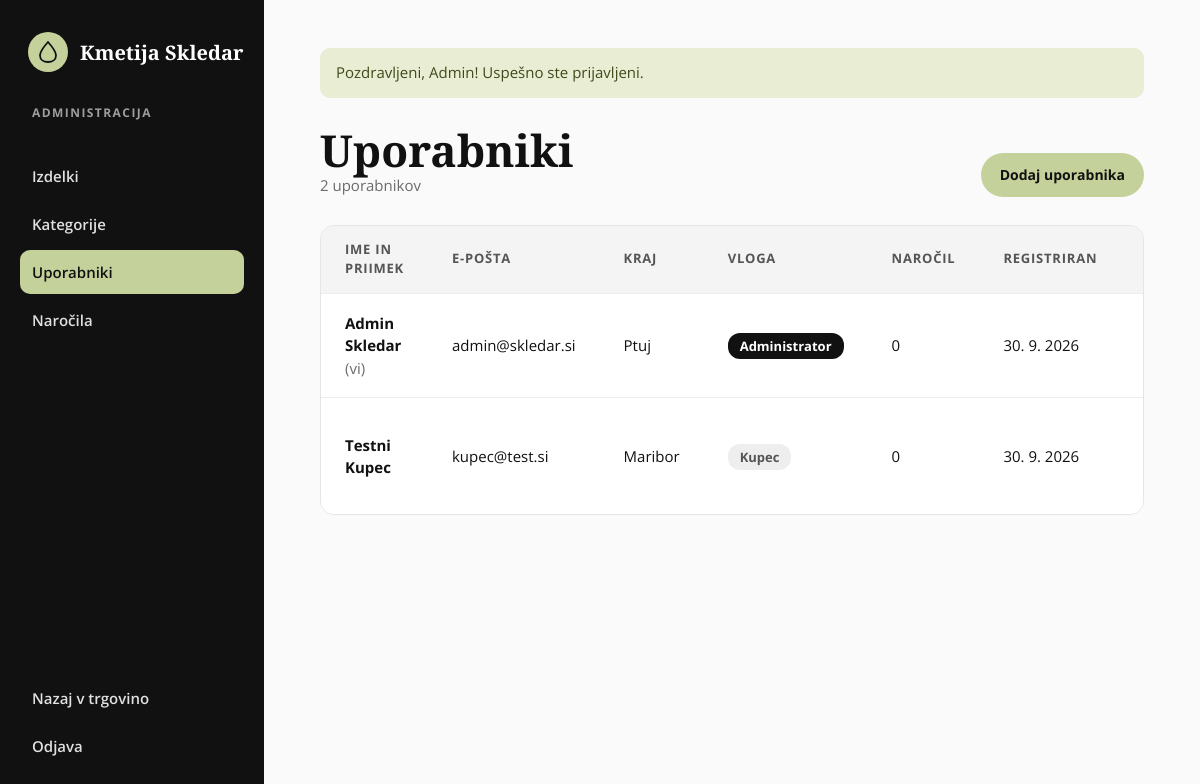
Screenshot of /admin/uporabniki.php (signed in) with the database file from the repository.
### tables this page shows
CREATE TABLE users (
    id_user        INT AUTO_INCREMENT PRIMARY KEY,
    id_role        INT NOT NULL DEFAULT 1,
    first_name     VARCHAR(50)  NOT NULL,
    last_name      VARCHAR(50)  NOT NULL,
    email          VARCHAR(100) NOT NULL UNIQUE,
    password_hash  VARCHAR(255) NOT NULL,
    phone          VARCHAR(20),
    address        VARCHAR(150),
    postal_code    VARCHAR(10),
    city           VARCHAR(50),
    created_at     DATETIME NOT NULL DEFAULT CURRENT_TIMESTAMP,
    FOREIGN KEY (id_role) REFERENCES roles(id_role)
);

### admin/uporabniki.php (the view, shortened to what this page needs)
<?php
require_once __DIR__ . '/../includes/admin_layout.php';
$me = current_user()['id'];
$users = $pdo->query(
    'SELECT u.id_user, u.first_name, u.last_name, u.email, u.city, u.created_at, r.name AS role,
            (SELECT COUNT(*) FROM orders o WHERE o.id_user = u.id_user) AS order_count
     FROM users u JOIN roles r ON r.id_role = u.id_role
     ORDER BY r.id_role DESC, u.last_name, u.first_name'
)->fetchAll();
?>
        <div class="admin-head">
            <div>
                <h1>Uporabniki</h1>
                <div class="admin-sub"><?= count($users) ?> uporabnikov</div>
            </div>
            <a href="<?= url('admin/uporabnik.php') ?>" class="btn btn-green btn-sm">Dodaj uporabnika</a>
        </div>
        <div class="table-wrap">
            <table class="data">
                <thead><tr><th>Ime in priimek</th><th>E-pošta</th><th>Kraj</th><th>Vloga</th><th>Naročil</th><th>Registriran</th><th><span class="sr-only">Dejanja</span></th></tr></thead>
                <tbody>
                <?php foreach ($users as $u): ?>
                    <tr>
                        <td><strong><?= e($u['first_name'] . ' ' . $u['last_name']) ?></strong><?= (int) $u['id_user'] === $me ? ' <span class="cell-muted">(vi)</span>' : '' ?></td>
                        <td><?= e($u['email']) ?></td>
                        <td><?= e($u['city']) ?></td>
                        <td><span class="badge <?= $u['role'] === 'admin' ? 'badge-dark' : 'badge-muted' ?>"><?= $u['role'] === 'admin' ? 'Administrator' : 'Kupec' ?></span></td>
                        <td><?= (int) $u['order_count'] ?></td>
                        <td><?= date('j. n. Y', strtotime($u['created_at'])) ?></td>
                        <td>
                        </td>
                    </tr>
                <?php endforeach; ?>
                </tbody>
            </table>
        </div>

### assets/css/style.css (style rules this page uses)
:root { --black: #111111; --white: #ffffff; --green: #C5D19A; --green-dark: #7F8F4A; --green-tint: #F4F6EC; --green-tint-2: #E4E9CF; --line: #E5E5E5; --line-strong: #CFCFCF; --text-2: #444444; --muted: #6B6B6B; --error: #A12622; --error-bg: #FBEAEA; --ok-text: #3E4A1C; --ok-bg: #E8EDD3; --radius: 12px; --pill: 999px; --serif: 'Playfair Display', Georgia, serif; --sans: 'Open Sans', system-ui, sans-serif; --pad-x: clamp(20px, 5.5vw, 80px); }
*, *::before, *::after { box-sizing: border-box; }
body { margin: 0; font-family: var(--sans); color: var(--black); background: var(--white); line-height: 1.5; -webkit-font-smoothing: antialiased; }
a { color: var(--black); text-decoration: none; }
h1, h2, h3 { font-family: var(--serif); font-weight: 700; line-height: 1.1; margin: 0; }
.btn { display: inline-flex; align-items: center; justify-content: center; gap: 10px; height: 56px; padding: 0 32px; border-radius: var(--pill); border: 1.5px solid transparent; font: 700 16px/1 var(--sans); cursor: pointer; transition: background-color .15s, color .15s, transform .15s; }
.btn-green { background: var(--green); color: var(--black); }
.btn-sm { height: 44px; padding: 0 18px; font-size: 14px; }
.admin-main h1 { font-size: 44px; }
.admin-sub { color: var(--muted); font-size: 15px; }
.table-wrap { border: 1px solid var(--line); border-radius: 14px; background: var(--white); overflow-x: auto; }
table.data { width: 100%; border-collapse: collapse; font-size: 15px; }
table.data th { text-align: left; padding: 14px 24px; background: #F4F4F4; font-size: 13px; text-transform: uppercase; letter-spacing: .06em; color: #555; }
table.data td { padding: 18px 24px; border-top: 1px solid #EEE; }
.badge { padding: 4px 12px; border-radius: 12px; font-size: 13px; font-weight: 700; white-space: nowrap; }
.badge-muted { background: #EEEEEE; color: #555; }
.badge-dark { background: var(--black); color: var(--white); }
.admin-head { display: flex; justify-content: space-between; align-items: flex-end; gap: 16px; flex-wrap: wrap; }
.cell-muted { color: var(--muted); }

### rows the page displays
users: first_name+last_name "Admin Skledar", shows "(vi)", email "admin@skledar.si", city "Ptuj", shows "Administrator", order_count "0", created_at "30. 9. 2026"
users: first_name+last_name "Testni Kupec", email "kupec@test.si", city "Maribor", order_count "0", created_at "30. 9. 2026"

### other values shown
$label "Izdelki"
$label "Kategorije"
$label "Uporabniki"
$label "Naročila"
$flash['message'] "Pozdravljeni, Admin! Uspešno ste prijavljeni."
count($users) "2"
